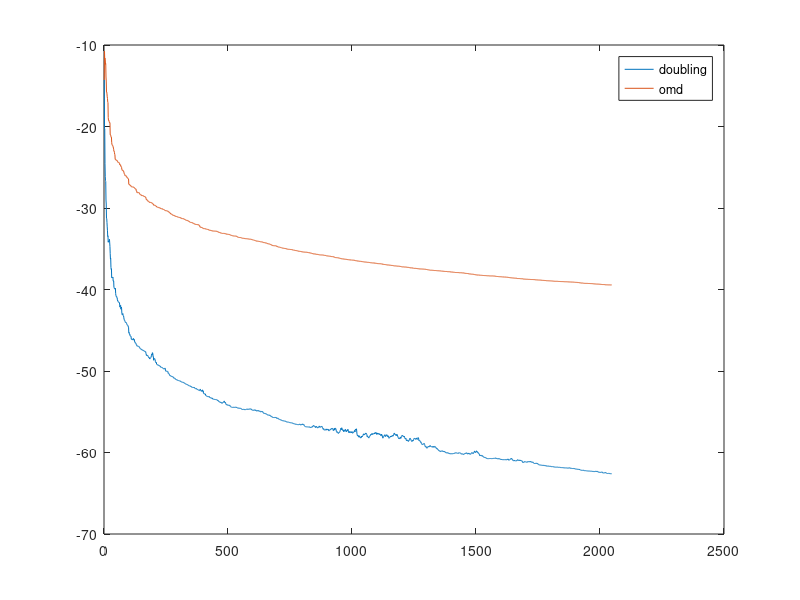

Write the MATLAB code that produced this figure.
function out = OMG()
%use doubling tricking to iterate
M = 11; % 2 ^ 15 = 32768
% the maxiums turn will iterate T times;
T = 2^(M)-1; % avoid the last value to 0
% T = 50000;
% G is  positive retional number begin with 1
N = 100; % N is used to set G and Z
global G;
G = ones(1,N);
global Z;
Z = zeros(N-1,1);
% your decision domain used in projection
global x_bound;
x_bound = [0,1000];
% D and eta are used in reward function U
global D;
D = 1;
global eta;
eta = 1;
global gzs;
gzs  = zeros(1,T+1); % <G , Z>
% output variable
global regrets;
regrets = zeros(1,T);
global regrets_div_t;
regrets_div_t = zeros(1,T);
global experts;
experts = zeros(1,T);
global expertsRewards;
expertsRewards = zeros(1,T);
global myChoices;
myChoices = zeros(1,T);
global myRewards;
myRewards = zeros(1,T);
% the initial y

y1 = 8;

%%%%%%%%%%%%%%%%%%
% main function  %
%%%%%%%%%%%%%%%%%%
  isDraw =false;
  rng(1);
  out_d=OGD_doubling(M,y1,isDraw);
  
  figure('name','Regrets Compare','NumberTitle','off','Position',[100,0,700,500]);
  plot(out_d,'DisplayName','doubling');
  hold on;
  
   rng(1);
   out = OGD_Primary(T,y1,isDraw);
   plot(out,'DisplayName','omd');
   legend('doubling','omd');
   
   hold off;
%   
%   rng(1);
%   regret_s=ogdfix(8,x_bound);
%   figure('name','RG','NumberTitle','off','Position',[0,500,700,500]);
%   plot(out,'DisplayName','out_s');
%   hold on;
%   plot(regret_s,'DisplayName','regret_s');
%   legend('out_s','regret_s');
%   hold off;
%%%%%%%end%%%%%%%%


end

function out = OGD_doubling(M,y1,isDraw)
  global regrets_div_t;
  global experts;
  global myChoices;
%   global myRewards;
%   global expertsRewards;
%   global gzs;
   yout = y1;
  %rng('shuffle');
  for m = 1 : M

    [yout,regretsOut] = iteration(2^(m-1),2^(m)-1,yout,true);
%    [myChoices(m),experts(m), regrets(m)]=
%    regrets_div_t(m) = regrets(m)/2^m;
  end
 
  if isDraw
    figure('name','The value of Xt','NumberTitle','off','Position',[0,500,700,500]);
    plot(experts,'DisplayName','experts');
    hold on;
    plot(myChoices,'DisplayName','mychoice');
    legend('experts','mychoice');
    hold off;
    figure('name','The aluve of regret','NumberTitle','off','Position',[700,500,700,500]);
    hold on;
    %plot(regret_s'+ones(1,size(regret_s,1))*89);
    
    plot(regretsOut);
    hold off;
    
    figure('name','Regret div t','NumberTitle','off','Position',[700,0,700,500]);
    plot(regrets_div_t);
  end
%   diff(1:end) = regrets -(regret_s'-ones(1,size(regret_s,1))*89);

  out = regretsOut;
end

function out = OGD_Primary(T,y1,isDraw)
  global regrets_div_t;
  global experts;
  global myChoices;

%   output variable
%   regrets = zeros(1,T);
%   regrets_div_t = zeros(1,T);
%   experts = zeros(1,T);
%   expertsRewards = zeros(1,T);
%   myChoices = zeros(1,T);
%   myRewards = zeros(1,T);
   
  disp('Begin Loop');
  fprintf('Iterate %d turns',T);
  
   [yout,regretsOut ]= iteration(1,T,y1,false);
  
  disp('End Loop');
  
  if isDraw
    figure('name','The value of Xt','NumberTitle','off','Position',[0,500,700,500]);
    plot(experts,'DisplayName','experts');
    hold on;
    plot(myChoices,'DisplayName','mychoice');
    legend('experts','mychoice');
    hold off;
    figure('name','The aluve of regret','NumberTitle','off','Position',[700,500,700,500]);
    plot(regretsOut);
    figure('name','Regret div t','NumberTitle','off','Position',[700,0,700,500]);
    plot(regrets_div_t);
  end
  out = regretsOut;
end


function [yout,regretsOut ]=iteration(t_b,t_e,y,doubling_flag)
  global G;
  global Z;
  global x_bound;
  global D;
  global eta;
  global gzs;
  global regrets;
  global regrets_div_t;
  global experts;
  global expertsRewards;
  global myChoices;
  global myRewards;
  


  
  % start at 0 OMG this is a serious problem !!! because in matlab for i =
  % i = 1:1 will iterate
  if t_b == 1
    % I think there is problem
    % If we choose iterate from 1
    % The X_1 is decided by which parameter
    % This simulation is a little bit different from the normal algorithm
    % in the paper. 
    % In my code we get x at first, then we gerate y
    % get x0
    x_t = project(y,x_bound);
    % x0 feedback
    Z(1:end) = D * rand(size(Z,1),1);
    gzs(1) = G(2:end) * Z;    
    y = y + (gradient(x_t,gzs(1),eta,G));
  end
   
  for t = t_b : t_e
    %Z(1:end) = D * rand(size(Z,1),1);
    % gzs(t) = G(2:end) * Z;
    % my choice

    if doubling_flag 
      eta1 = t_b; 
    else
      eta1 = t + 1;
    end
    
    % get x_t
    myChoices(t) = project(y,x_bound);
  
    % feedback
    Z(1:end) = D * rand(size(Z,1),1);
    gzs(t) = G(2:end) * Z;
    
    % get y t + 1
    y = y + (1 / eta1)*(gradient(myChoices(t) ,gzs(t),eta,G));
    
    % my rewards
    if t == 1
       myRewards(1)  = userLoss(myChoices(1),gzs(1),eta,G);
    else
       myRewards(t)  = myRewards(t-1) + userLoss(myChoices(t),gzs(t),eta,G);
    end
    % caculate expert choice
    if t == 1
       u =  (gzs(1) + eta) / G(1);
    else
       u = (t-1)/ t* experts(t - 1) + 1/t * 1 /G(1) * (gzs(t) + eta);
    end
    u = project(u,x_bound);
    
    % record expert's choice
    experts(t) = u;
    %expert's rewards
    
    expertsRewards(t) = expertReward(experts(t),gzs,eta,t,G);
    
    % regret
    regrets(t) = myRewards(t) - expertsRewards(t);
    
    % test the big O property
    regrets_div_t(t) = regrets(t) / t;
    %%%
  end
  
  yout = y;
  regretsOut = regrets;
end


% the difference of reward function U
function uout = gradient(x_t,gz,eta,G)
  uout = - G(1)*(G(1)*x_t - gz - eta);  
end
% the reward function U
function uout = userLoss(x_t,gz,eta,G)
  uout = -0.5 * (G(1).*x_t - gz - eta).^2;
end

function uout = expertReward(u,gzs,eta,t,G)
  uout = -0.5 * (t * ((G(1)* u - eta)^2 )+sum(-2*(G(1)*u -eta) * gzs(1:t) + gzs(1:t).^2));
end
%the projection funciton
function x_t = project(y_t,x_bound)
  if x_bound(1) <= y_t && y_t <= x_bound(2)
    x_t = y_t;
  else
    if y_t < x_bound(1)
      x_t = x_bound(1);
    else
      x_t = x_bound(2);
    end
  end
end


function regret=ogdfix(y1,x_bound)
%x belongs to [0,1000]
% global myRewards;
% global myChoices;
%y0=8;
  T=2^11-1;
  eta=1;
  n=100;
  s=zeros(T+1,1);

  y=zeros(T,1);
  % this y has some problem!!!
  % I fix it
  %calculate y(1)
  expert_reward=zeros(T,1);
  users_reward=zeros(T,1);
  regret=zeros(T,1);
  u=zeros(T,1);
  user=zeros(T,1);
  z=zeros(n-1,1);
 
  x=zeros(T,1);
  
  % init 
  % we should say given y1,insteading given y0
  % get x0
  %  y(1) = y1;
  x = project(y1,x_bound);
  % feedback t = 0
  z(:)=rand(n-1,1);
  s =sum(z);
  % y = 1
  y(1)= y1 -  (x-sum(z)-eta);
  % feedback function
  % t = 1
  x(1) = project( y(1),x_bound);
  % feedback t = 1
  z(:)=rand(n-1,1);
  s(1) =sum(z);
  user(1) = -0.5*(x(1)-s(1)-eta)^2; 
  u(1)=s(1)+eta;
  expert_reward(1) = -0.5*(u(1)-s(1)-eta)^2;
  regret(1)=user(1)-expert_reward(1);
  % y 2 
   y(2)= y(1) - 1/2 * (x(1)-sum(z)-eta);
  for t=2:T
      %user's choice
      
      % get x and save user choice
      x(t)=project(y(t),x_bound);

      % get feedback
      z=rand(n-1,1);
      s(t)=sum(z);

      % update y
      y(t+1)=y(t)-(x(t)-s(t)-eta)/(t+1);
      %user performance
      users_reward(t)=-0.5*(x(t)-s(t)-eta)^2; 
 
      user(t)=user(t-1)+users_reward(t);
      %best expert performance
     

      u(t)=u(t-1)*(t-1)/t+(s(t)+eta)/t; 

      for j=1:t
          expert_reward(t)=expert_reward(t)-0.5*(u(t)-s(j)-eta)^2;
       end
      %calculate regret
      regret(t)=user(t)-expert_reward(t);
   end
end





